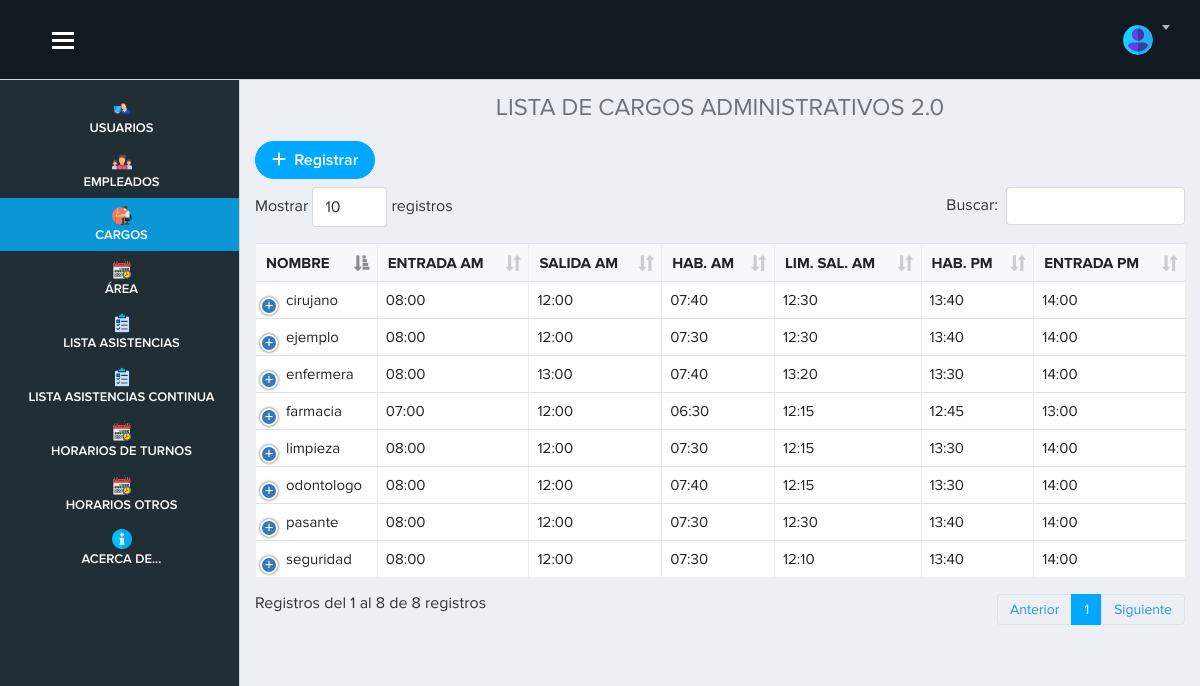
Page /vista/cargo.php (signed in) on the committed database.
### tables this page shows
CREATE TABLE `cargo` (
  `id_cargo` int NOT NULL AUTO_INCREMENT,
  `nombre` varchar(100) DEFAULT NULL,
  `hora_entrada_am` varchar(10) DEFAULT NULL,
  `hora_salida_am` varchar(10) DEFAULT NULL,
  `habilitar_am` varchar(10) DEFAULT NULL,
  `limite_salam` varchar(10) DEFAULT NULL,
  `habilitar_pm` varchar(10) DEFAULT NULL,
  `hora_entrada_pm` varchar(10) DEFAULT NULL,
  `hora_salida_pm` varchar(10) DEFAULT NULL,
  `limite_salpm` varchar(10) DEFAULT NULL,
  `tolerancia` int DEFAULT NULL,
  PRIMARY KEY (`id_cargo`)
);

### vista/cargo.php (the view, shortened to what this page needs)
<?php require('./layout/topbar.php'); ?>
<?php require('./layout/sidebar.php'); ?>
<div class="page-content">
  <h4 class="text-center text-secondary">LISTA DE CARGOS ADMINISTRATIVOS 2.0</h4>
  <?php
  include "../modelo/conexion.php";
  $sql = $conexion->query("SELECT
  *
  FROM
  cargo
 ");
  ?>
    <a href="registro_cargo.php" class="btn btn-primary btn-rounded mb-2"><i class="fa-solid fa-plus"></i> &nbsp;Registrar</a>
  <table class="table table-bordered table-hover col-12" id="example">
    <thead>
      <tr>
        <th scope="col-5">NOMBRE</th>
        <th scope="col-5">ENTRADA AM</th>
        <th scope="col-5">SALIDA AM</th>
        <th scope="col-5">HAB. AM</th>
        <th scope="col-5">LIM. SAL. AM</th>
        <th scope="col-5">HAB. PM</th>
        <th scope="col-5">ENTRADA PM</th>
      </tr>
    </thead>
    <tbody>
      <?php
      while ($datos = $sql->fetch_object()) { ?>
      <tr>
        <td><?= $datos->nombre ?></td>
        <td><?= $datos->hora_entrada_am ?></td>
        <td><?= $datos->hora_salida_am ?></td>
        <td><?= $datos->habilitar_am ?></td>
        <td><?= $datos->limite_salam ?></td>
        <td><?= $datos->habilitar_pm ?></td>
        <td><?= $datos->hora_entrada_pm ?></td>
      </tr>
      <?php }
      ?>
    </tbody>
  </table>
</div>
</div>
<?php require('./layout/footer.php'); ?>

### vista/layout/topbar.php (shortened to what this page needs)
<!doctype html>
<html lang="es">
<head>
    <head lang="es">
        <link href="../public/app/publico/css/lib/font-awesome/font-awesome.min.css" rel="stylesheet">
        <link href="../public/bootstrap5/css/bootstrap.min.css" rel="stylesheet">
        <link rel="stylesheet" href="../public/app/publico/css/lib/lobipanel/lobipanel.min.css">
        <link rel="stylesheet" href="../public/app/publico/css/separate/vendor/lobipanel.min.css">
        <link rel="stylesheet" href="../public/app/publico/css/lib/jqueryui/jquery-ui.min.css">
        <link rel="stylesheet" href="../public/app/publico/css/separate/pages/widgets.min.css">
        <link rel="stylesheet" href="../public/fontawesome/css/all.min.css">
        <link rel="stylesheet" href="../public/fontawesome/css/fontawesome.min.css">
        <link rel="stylesheet" href="../public/app/publico/css/lib/datatables-net/datatables.min.css">
        <link rel="stylesheet" href="../public/app/publico/css/separate/vendor/datatables-net.min.css">
        <link href="../public/app/publico/css/lib/bootstrap/bootstrap.min.css" rel="stylesheet">
        <link href="../public/app/publico/css/main.css" rel="stylesheet">
        <link href="../public/app/publico/css/mis_estilos/estilos.css" rel="stylesheet">
        <link rel="stylesheet" type="text/css" href="../public/app/publico/css/lib/jquery-flex-label/jquery.flex.label.css">
        <link href="../public/principal/css/estilos.css" rel="stylesheet">
        <link href="../public/pnotify/css/pnotify.css" rel="stylesheet" />
        <link href="../public/pnotify/css/pnotify.buttons.css" rel="stylesheet" />
        <link href="../public/pnotify/css/custom.min.css" rel="stylesheet" />
    </head>
</head>
<body class="with-side-menu">
    <div id="app">
        <header class="site-header">
            <div class="container-fluid" style="padding-left: 40px;">
                <button id="show-hide-sidebar-toggle" class="show-hide-sidebar">
                    <span>toggle menu</span>
                </button>
                <div class="site-header-content">
                    <div class="site-header-content-in">
                        <div class="site-header-shown">
                            <div class="dropdown user-menu">
                                <button class="dropdown-toggle" id="dd-user-menu" type="button" data-toggle="dropdown" aria-haspopup="true" aria-expanded="false">
                                    <img src="../public/app/publico/img/user.svg" alt="">
                                </button>
                            </div>
                        </div>
                    </div>
                </div>
            </div>
        </header>

### vista/layout/sidebar.php
<nav class="side-menu">
            <ul class="side-menu-list p-0">
                <li class="red">
                    <a href="usuario.php" class="activo">
                        <img src="../public/img-inicio/administrador.png" class="img-inicio" alt="">
                        <span class="lbl">USUARIOS</span>
                    </a>
                </li>
                <li class="red">
                    <a href="empleado.php" class="activo">
                        <img src="../public/img-inicio/team.png" class="img-inicio" alt="">
                        <span class="lbl">EMPLEADOS</span>
                    </a>
                </li>
                <li class="red">
                    <a href="cargo.php" class="activo">
                        <img src="../public/img-inicio/cargo.png" class="img-inicio" alt="">
                        <span class="lbl">CARGOS</span>
                    </a>
                </li>
                <li class="red">
                    <a href="area.php" class="activo">
                        <img src="../public/img-inicio/programar.png" class="img-inicio" alt="">
                        <span class="lbl">ÁREA</span>
                    </a>
                </li>
                <li class="red">
                    <a href="inicio.php" class="activo">
                        <img src="../public/img-inicio/listado.png" class="img-inicio" alt="">
                        <span class="lbl">LISTA ASISTENCIAS</span>
                    </a>
                </li>
                <li class="red">
                    <a href="continuo.php" class="activo">
                        <img src="../public/img-inicio/listado.png" class="img-inicio" alt="">
                        <span class="lbl">LISTA ASISTENCIAS CONTINUA</span>
                    </a>
                </li>
                <li class="red">
                    <a href="parametroc.php" class="activo">
                        <img src="../public/img-inicio/programar.png" class="img-inicio" alt="">
                        <span class="lbl">HORARIOS DE TURNOS</span>
                    </a>
                </li>
                <li class="red">
                    <a href="continuoadm.php" class="activo">
                        <img src="../public/img-inicio/programar.png" class="img-inicio" alt="">
                        <span class="lbl">HORARIOS OTROS</span>
                    </a>
                </li>
                <li class="red">
                    <a href="acerca.php" class="activo">
                        <img src="../public/img-inicio/info.png" class="img-inicio" alt="">
                        <span class="lbl">ACERCA DE...</span>
                    </a>
                </li>
            </ul>
        </nav>

### vista/layout/footer.php (shortened to what this page needs)
</body>
</html>

### vista/cargo.php (style rules this page uses)
ul li:nth-child(3) .activo { background: rgb(11, 150, 214) !important; }

### vista/layout/topbar.php (style rules this page uses)
.page-content { margin-top: 70px; }

### rows in the picture
cargo: nombre "cirujano", hora_entrada_am "08:00", hora_salida_am "12:00", habilitar_am "07:40", limite_salam "12:30", habilitar_pm "13:40", hora_entrada_pm "14:00"
cargo: nombre "odontologo", hora_entrada_am "08:00", hora_salida_am "12:00", habilitar_am "07:40", limite_salam "12:15", habilitar_pm "13:30", hora_entrada_pm "14:00"
cargo: nombre "farmacia", hora_entrada_am "07:00", hora_salida_am "12:00", habilitar_am "06:30", limite_salam "12:15", habilitar_pm "12:45", hora_entrada_pm "13:00"
cargo: nombre "limpieza", hora_entrada_am "08:00", hora_salida_am "12:00", habilitar_am "07:30", limite_salam "12:15", habilitar_pm "13:30", hora_entrada_pm "14:00"
cargo: nombre "enfermera", hora_entrada_am "08:00", hora_salida_am "13:00", habilitar_am "07:40", limite_salam "13:20", habilitar_pm "13:30", hora_entrada_pm "14:00"
cargo: nombre "seguridad", hora_entrada_am "08:00", hora_salida_am "12:00", habilitar_am "07:30", limite_salam "12:10", habilitar_pm "13:40", hora_entrada_pm "14:00"
cargo: nombre "ejemplo", hora_entrada_am "08:00", hora_salida_am "12:00", habilitar_am "07:30", limite_salam "12:30", habilitar_pm "13:40", hora_entrada_pm "14:00"
cargo: nombre "pasante", hora_entrada_am "08:00", hora_salida_am "12:00", habilitar_am "07:30", limite_salam "12:30", habilitar_pm "13:40", hora_entrada_pm "14:00"
